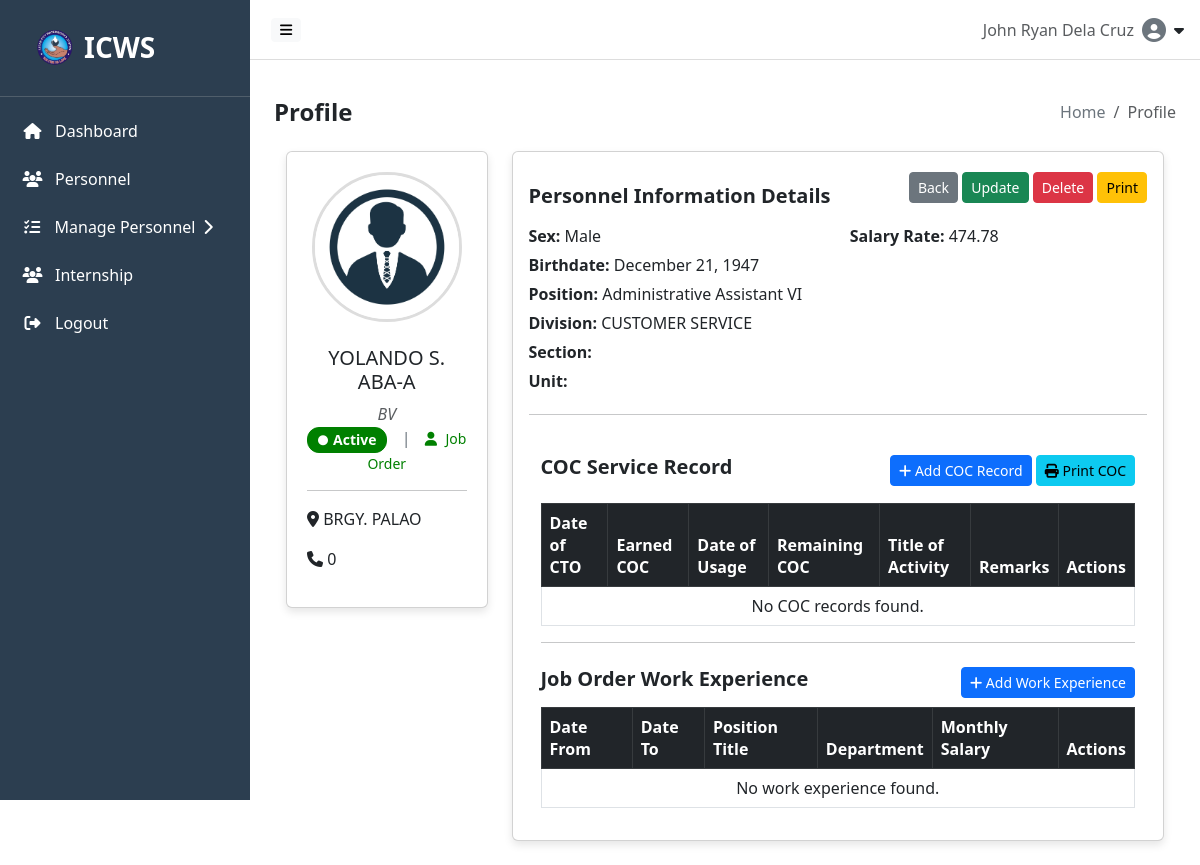
Page /src/components/profile.php?Emp_No=BV (signed in) on the earlier database version.
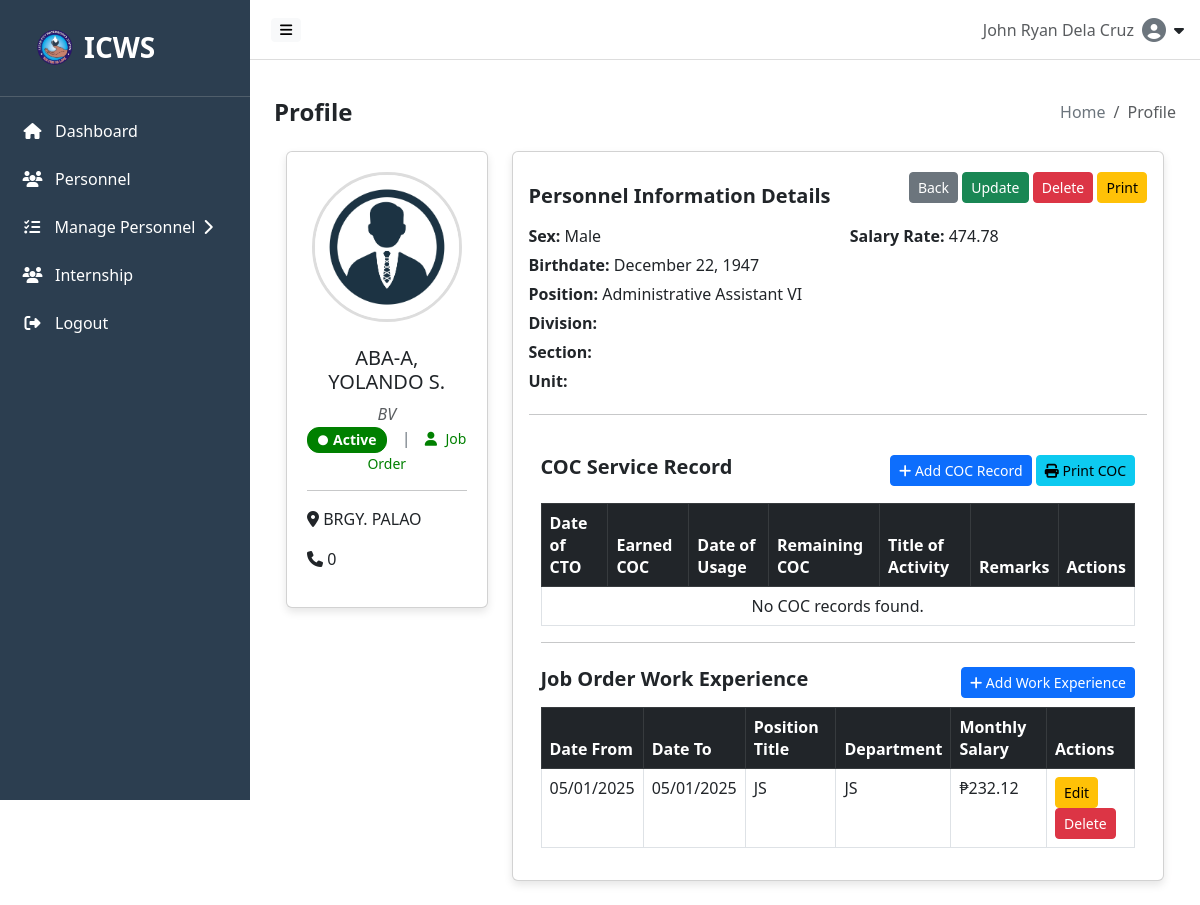
Same page on the later database version.
### tables this page shows
CREATE TABLE `personnel` (
  `personnel_id` int(5) NOT NULL,
  `Emp_No` varchar(100) NOT NULL,
  `emp_type` enum('Regular','Job Order','Contract') NOT NULL,
  `emp_status` enum('Active','Inactive') NOT NULL,
  `full_name` varchar(255) DEFAULT NULL,
  `position` varchar(255) DEFAULT NULL,
  `unit` varchar(100) NOT NULL,
  `section` varchar(100) NOT NULL,
  `team` varchar(255) NOT NULL,
  `operator` varchar(255) NOT NULL,
  `division` varchar(255) DEFAULT NULL,
  `contact_number` bigint(11) DEFAULT NULL,
  `sex` enum('Male','Female') DEFAULT NULL,
  `birthdate` date DEFAULT NULL,
  `address` varchar(255) DEFAULT NULL,
  `profile_picture` varchar(255) NOT NULL,
  `createdAt` timestamp NOT NULL DEFAULT current_timestamp() ON UPDATE current_timestamp(),
  `updatedAt` timestamp NOT NULL DEFAULT current_timestamp() ON UPDATE current_timestamp()
);

CREATE TABLE `job_order` (
  `jo_id` int(5) NOT NULL,
  `personnel_id` int(5) DEFAULT NULL,
  `salaryRate` float(10,2) NOT NULL,
  `createdAt` timestamp NOT NULL DEFAULT current_timestamp(),
  `updatedAt` timestamp NOT NULL DEFAULT current_timestamp() ON UPDATE current_timestamp()
);

CREATE TABLE `jo_work_experience` (
  `experience_id` int(5) NOT NULL,
  `personnel_id` int(5) NOT NULL,
  `date_from` date DEFAULT NULL,
  `date_to` date DEFAULT NULL,
  `position_title` varchar(255) DEFAULT NULL,
  `department` varchar(255) DEFAULT NULL,
  `monthly_salary` float(10,2) DEFAULT NULL,
  `updatedAt` date NOT NULL DEFAULT current_timestamp()
);

### src/components/profile.php (the view, shortened to what the changed rows need)
<?php
include_once __DIR__ . '/../../backend/db.php';
$emp_no = $_GET['Emp_No'] ?? null;
$query = $conn->prepare("SELECT * FROM personnel WHERE Emp_No = ?");
$query->bind_param("s", $emp_no);
$query->execute();
$result = $query->get_result();
$employee = $result->fetch_assoc();
$query_salary = $conn->prepare("SELECT salaryGrade, step, level, monthlySalary FROM salary WHERE personnel_id = ?");
$query_salary->bind_param("i", $employee['personnel_id']);
$query_salary->execute();
$salary = $query_salary->get_result()->fetch_assoc();
$levelDescription = 'Unknown Level';
$query_reg_emp = $conn->prepare("SELECT * FROM reg_emp WHERE personnel_id = ?");
$query_reg_emp->bind_param("i", $employee['personnel_id']);
$query_reg_emp->execute();
$reg_emp_result = $query_reg_emp->get_result();
$reg_emp = $reg_emp_result->fetch_assoc() ?: [];
$plantillaNo = $reg_emp['plantillaNo'] ?? null;
$acaPera = $reg_emp['acaPera'] ?? null;
$query_job_order = $conn->prepare("SELECT * FROM job_order WHERE personnel_id = ? AND salaryRate = ?");
$query_job_order->bind_param("ii", $employee['personnel_id'], $employee['salaryRate']);
$query_job_order->execute();
$job_order_result = $query_job_order->get_result();
$job_order = $job_order_result->fetch_assoc() ?: [];
$employment_type = '';
$emp_type = strtolower(str_replace(' ', '_', $employee['emp_type'] ?? $employment_type ?? 'unknown'));
if ($emp_type === 'job_order') {
    $query_job_order = $conn->prepare("SELECT salaryRate FROM job_order WHERE personnel_id = ?");
    $query_job_order->bind_param("i", $employee['personnel_id']);
    $query_job_order->execute();
    $job_order_result = $query_job_order->get_result();
    $job_order = $job_order_result->fetch_assoc() ?: [];
    $employee['salaryRate'] = $job_order['salaryRate'] ?? null;
}
var_dump($employee['salaryRate']);
?>
<!DOCTYPE html>
<html lang="en">
<head>
  <link href="https://cdn.jsdelivr.net/npm/bootstrap@5.3.0/dist/css/bootstrap.min.css" rel="stylesheet">
  <link href="https://cdnjs.cloudflare.com/ajax/libs/font-awesome/6.4.0/css/all.min.css" rel="stylesheet">
  <link href="https://cdn.jsdelivr.net/npm/bootstrap-icons@1.10.5/font/bootstrap-icons.css" rel="stylesheet">
  <link href="https://cdn.datatables.net/1.13.6/css/dataTables.bootstrap5.min.css" rel="stylesheet">
  <link href="https://cdn.datatables.net/buttons/2.4.1/css/buttons.bootstrap5.min.css" rel="stylesheet">
</head>
<body>
<?php include __DIR__ . '/../hero/navbar.php'; ?>
  <div class="content" id="content">
    <div class="container mt-4">
      <div class="row">
        <div class="col-md-3">
          <div class="card profile-card text-center">
            <form method="POST" enctype="multipart/form-data">
              <div class="profile-pic-container">
              </div>
            </form>
            <h5 class="mt-2"><?php echo $employee['full_name']; ?></h5>
            <p class="text-muted"><i><?php echo $employee['Emp_No']; ?></i></p>
            <p class="text-muted" style="text-align: center;">
            <span class="badge" style="font-size: 14px; padding: 5px 10px; border-radius: 12px; display: inline-flex; align-items: center; font-weight: bold; color: white; background-color: <?php echo strtolower($employee['emp_status']) === 'active' ? 'green' : 'red'; ?>; border: 1px solid <?php echo strtolower($employee['emp_status']) === 'active' ? 'green' : 'red'; ?>;">
                  <i class="fas fa-circle" style="margin-right: 5px; font-size: 10px;"></i>
                  <?php echo ucfirst($employee['emp_status']); ?>
              </span>
              <?php
              $emp_type_colors = [
                  'regular' => 'blue',
                  'job_order' => 'green',
                  'contract' => 'orange',
                  'intern' => 'red'
              ];
              $emp_type_color = $emp_type_colors[$emp_type] ?? 'gray';
              ?>
              <span style="color: #6c757d; margin: 0 10px;">|</span>
              <span style="font-size: 14px; color: <?php echo $emp_type_color; ?>;">
                  <i class="fas fa-user" style="margin-right: 5px;"></i>
                  <?php echo ucfirst($employee['emp_type']); ?>
              </span>
            </p>
            <hr>
            <p style="text-align: justify;"><i class="fas fa-map-marker-alt"></i> <?php echo $employee['address']; ?> &nbsp;</p>
            <p style="text-align: justify;"><i class="fas fa-phone"></i> <?php echo $employee['contact_number']; ?></p>
          </div>
        </div>
        <div class="col-md-9">
          <div class="card p-3 profile-card">
            <div class="information-details row mt-3">
              <div class="col-md-6">
              <p><strong>Sex:</strong> <?php echo $employee['sex']; ?></p>
              <p><strong>Birthdate:</strong>
              <?php
              echo !empty($employee['birthdate'])
                  ? date('F d, Y', strtotime($employee['birthdate']))
                  : 'N/A';
              ?>
              </p>
              <p><strong>Position:</strong> <?php echo $employee['position']; ?></p>
              <p><strong>Division:</strong> <?php echo $employee['division']; ?></p>
              <p><strong>Section:</strong> <?php echo $employee['section']; ?></p>
              <p><strong>Unit:</strong> <?php echo $employee['unit']; ?></p>
              </div>
              <div class="col-md-6">
              <?php if ($emp_type === 'regular'): ?>
                <p><strong>Plantilla Number:</strong> <?php echo $plantillaNo ?? 'N/A'; ?></p>
                <p><strong>Salary Grade:</strong> <?php echo $salary['salaryGrade']; ?></p>
                <p><strong>Step:</strong> <?php echo $salary['step']; ?></p>
                <p><strong>Monthly Salary:</strong> <?php echo $salary['monthlySalary']; ?></p>
                <p><strong>Level:</strong> <?php echo $levelDescription; ?></p>
                <p><strong>ACA Pera:</strong> <?php echo $acaPera ?? 'N/A'; ?></p>
              <?php elseif ($emp_type === 'job_order'): ?>
                <p><strong>Salary Rate:</strong> <?= htmlspecialchars($job_order['salaryRate'] ?? 'N/A'); ?></p>
              <?php endif; ?>
            </div>
            </div>
            <?php
                $show_service_contract = false;
                if ($emp_type === 'regular') {
                    $show_service_record = true;
                } elseif ($emp_type === 'job_order') {
                    $show_service_contract = true;
                } elseif ($emp_type === 'contract') {
                    $show_contract_record = true;
                }
            ?>
          <?php if ($show_service_contract): ?>
              <?php
              $service_contract_path = __DIR__ . '/service_contract.php';
              if (file_exists($service_contract_path)) {
                  include $service_contract_path;
              } else {
                  echo "<p>Error: service_contract.php not found.</p>";
              }
              ?>
          <?php endif; ?>
                  </div>
                </div>
              </div>
            </div>
</div>
</body>
</html>

### src/components/service_contract.php (shortened to what the changed rows need)
<?php
include_once __DIR__ . '/../../backend/db.php';
$emp_no = $_GET['Emp_No'] ?? null;
$personnel_id = null;
if ($emp_no) {
$stmt = $conn->prepare("SELECT personnel_id FROM personnel WHERE Emp_No = ?");
$stmt->bind_param("s", $emp_no);
$stmt->execute();
$stmt->bind_result($personnel_id);
}
?>
<!DOCTYPE html>
<html lang="en">
<head>
  <link rel="stylesheet" href="https://cdn.jsdelivr.net/npm/bootstrap@5.3.0/dist/css/bootstrap.min.css">
  <link rel="stylesheet" href="https://cdnjs.cloudflare.com/ajax/libs/font-awesome/6.4.0/css/all.min.css">
</head>
<body>
<div class="container mt-4">
  <table class="table table-bordered">
    <thead class="table-dark">
      <tr>
        <th>Date of CTO</th>
        <th>Earned COC</th>
        <th>Date of Usage</th>
        <th>Remaining COC</th>
        <th>Title of Activity</th>
        <th>Remarks</th>
        <th>Actions</th>
      </tr>
    </thead>
  </table>
<table class="table table-bordered">
    <thead class="table-dark">
    <tr>
      <th>Date From</th>
      <th>Date To</th>
      <th>Position Title</th>
      <th>Department</th>
      <th>Monthly Salary</th>
      <th>Actions</th>
    </tr>
  </thead>
  <tbody>
    <?php
    if ($personnel_id) {
        $stmt = $conn->prepare("SELECT experience_id, date_from, date_to, position_title, department, monthly_salary FROM jo_work_experience WHERE personnel_id = ?");
        $stmt->bind_param("i", $personnel_id);
        $stmt->execute();
        $result = $stmt->get_result();
if ($result->num_rows > 0) {
    while ($row = $result->fetch_assoc()) {
        echo "<tr>";
        echo "<td>";
        if (!empty($row['date_from'])) {
          $dt = DateTime::createFromFormat('Y-m-d', $row['date_from']);
          echo $dt ? $dt->format('m/d/Y') : htmlspecialchars($row['date_from']);
        } else {
          echo '';
        }
        echo "</td>";
        echo "<td>";
        if (!empty($row['date_to'])) {
          $dt = DateTime::createFromFormat('Y-m-d', $row['date_to']);
          echo $dt ? $dt->format('m/d/Y') : htmlspecialchars($row['date_to']);
        } else {
          echo '';
        }
        echo "</td>";
        echo "<td>" . htmlspecialchars($row['position_title']) . "</td>";
        echo "<td>" . htmlspecialchars($row['department']) . "</td>";
        echo "<td>₱" . number_format($row['monthly_salary'] ?? 0, 2) . "</td>";
        echo "<td>
            <button class='btn btn-warning btn-sm' data-bs-toggle='modal' data-bs-target='#editWorkExpModal{$row['experience_id']}'>Edit</button>
            <button class='btn btn-danger btn-sm' data-bs-toggle='modal' data-bs-target='#deleteWorkExpModal{$row['experience_id']}'>Delete</button>
        </td>";
        echo "</tr>";
    }
} else {
    echo '<tr><td colspan="6" class="text-center">No work experience found.</td></tr>';
}
} else {
    echo '<tr><td colspan="6" class="text-center">Personnel ID not found.</td></tr>';
}
?>
  </tbody>
</table>
</div>
</body>
</html>

Differences in the rows shown:
removed personnel: full_name "YOLANDO S. ABA-A", Emp_No "BV", emp_status "Active", emp_type "Job Order", address "BRGY. PALAO", contact_number "0", sex "Male", birthdate "December 21, 1947", position "Administrative Assistant VI", division "CUSTOMER SERVICE"
added personnel: full_name "ABA-A, YOLANDO S.", Emp_No "BV", emp_status "Active", emp_type "Job Order", address "BRGY. PALAO", contact_number "0", sex "Male", birthdate "December 22, 1947", position "Administrative Assistant VI"
added jo_work_experience: date_from "05/01/2025", date_to "05/01/2025", position_title "JS", department "JS", monthly_salary "232.12"
Other differences:
text no longer shown: "No work experience found."
